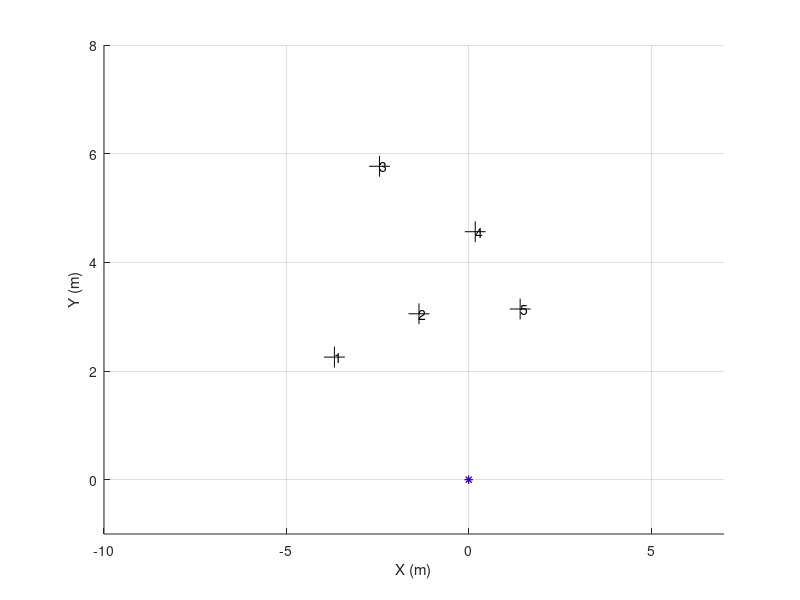

Here is the MATLAB script that generated this plot: (Note: this script raises an error after producing the figure.)
% Author: Po-Heng Chen , Z5014392
% 11/04/2018   Wednesday    Week9
% Program: Solution for AAS, S1.2018, Project03.Part3
% ======================== Main function ==================================
function MyProgram()
    clear ; clc() ; close all;
    load('Speed_dataC.mat') ; load('IMU_dataC.mat') ; load('Laser__2C.mat') ;
    
    % Storing value.......................................................
    N_imu = Vel.N;
    speed = Vel.speeds;
    times_imu = double(Vel.times)/10000;
    times_imu = times_imu - times_imu(1);
    
    N_laser = dataL.N;
    times_laser = double(dataL.times)/10000;
    times_laser = times_laser - times_laser(1);
    
    % Initilize plotting...................................................
    figure(8) ; clf() ; hold on ; grid on ; zoom on ;
    xlabel('X (m)') ; ylabel('Y (m)') ; axis([-10 7 -1 8]) ;
    
%     MyGUIHandle.handle0 = plot(0,0,'r.','MarkerSize',1);
    MyGUIHandle.handle1 = quiver3(0,0,0,0,'Color','r','LineWidth',3); % robot position
    MyGUIHandle.handle2 = plot(0,0,'r*','MarkerSize',6); % obstacle
    
%     MyGUIHandle.handle87 = plot(0,0,'b.','MarkerSize',1);
    MyGUIHandle.handle89 = quiver3(0,0,0,0,'Color','b','LineWidth',3); % robot position
    MyGUIHandle.handle88 = plot(0,0,'b*','MarkerSize',6); % obstacle
    
    
    MyGUIHandle.handle3 = plot(0,0,'k+','MarkerSize',15); % landmark
    
    MyGUIHandle.handle6 = title('');      % empty title (update synchronizly with pole update)
    MyGUIHandle.handle7 = text(0,0,'');
    MyGUIHandle.handle8 = text(0,0,'');
    MyGUIHandle.handle9 = text(0,0,'');
    MyGUIHandle.handle10 = text(0,0,'');
    MyGUIHandle.handle11 = text(0,0,'');

    
    % Manage yaw_rate bias.................................................
    ii = times_imu < 20 ;
    bias = mean(IMU.DATAf(6,ii)) ;
    yaw_rate = IMU.DATAf(6,:) - bias ;
%% ================================= EKF Initialise======================
    % Declare standard deviation of the error .............................
    %% process model noise
    % discrepency between real system and nominal model
    std_PM_X = 0.01;
    std_PM_Y = 0.01;
    std_PM_heading = 1*pi/180;
    %% input noise
    stdDevGyro = 1.5*pi/180 ;        
    stdDevSpeed = 0.05 ; 
    %% observation noise
    sdev_rangeMeasurement = 0.15 ; 
    sdev_BearingMeasurment = 1*pi/180;
%%
    % assume the initial model is perfectly known
    P = zeros(3,3) ;
    
    % the process model does not capture the real dynamic of the system,
    % hence, there is discrepency between nominal model and real system
    % assuming there is uncertainty in each iteration when we apply
    % process model that X and Y have 0.01 meter std and 1 degree
    Q_Process_Model = diag( [ (std_PM_X)^2 ,(std_PM_Y)^2 , (std_PM_heading)^2]) ; % Q_model 
%     Q_Process_Model = diag( [ (0.01)^2 ,(0.01)^2 , (1*pi/180)^2]) ; % Q_model 

    Q_Input = diag([ stdDevSpeed*stdDevSpeed , stdDevGyro*stdDevGyro]);
    
    Xe_History= zeros(3,N_imu-1) ; 
    Xe = [ 0; 0; pi/2 ] ;
    Xe_History(:,1) = Xe ;
%% ========================================================================
    Xdr_History = zeros(3,N_imu-1);
    Xdr = [0; 0; pi/2];
    Xdr_History(:,1) =  Xdr;
    
    d = 0.46;
    j = 1;             % Index of Laser Scan
    for i = 1:N_imu-1  % Index of Vehicel Pose
        Dt = times_imu(i+1)-times_imu(i);
        Xdr = PredictVehiclePose(Xdr, yaw_rate(i), speed(i) ,Dt); 
 %% Landmark 
        if j == 1
            landmark = ProcessFirstScan( dataL.Scans(:,j), MyGUIHandle, j, Xdr ); 
            [OOIs] = ProcessScan( dataL.Scans(:,j), MyGUIHandle, j, Xdr, landmark ,0);
        end
 %% Laser 
        if times_imu(i) > times_laser(j) && j < N_laser
            [OOIs] = ProcessScan( dataL.Scans(:,j), MyGUIHandle, j, Xdr, landmark, 1 );
                     ProcessScan( dataL.Scans(:,j), MyGUIHandle, j, Xe , landmark, 2 );
            j = j + 1 ; 
            pause(0.0001) ;
        end
 %% EKF 
        J = [ 1,  0,  -Dt*speed(i)*sin(Xe(3)) ; % Jacobian matrix of model
              0,  1,   Dt*speed(i)*cos(Xe(3)) ;    
              0,  0,      1                 ] ; 
       Jn = [ Dt*cos(Xe(3)), 0  ;               % Jacobian matrix of input
              Dt*sin(Xe(3)), 0  ;    
              0            , Dt ] ;         
        % ===== Prediction =====
        P = J*P*J' + Ju*Pu*Ju' + Dt^2*Q_Process_Model;
        Xe = PredictVehiclePose(Xe,yaw_rate(i),speed(i),Dt) ;   
        
        [MasuredRanges, MasuredBearings] = MeasurementsFromLocalFrame(OOIs);

        if OOIs.N > 0
            for u = 1:length(OOIs.ID)
                ID = OOIs.ID(u);
                % some auxiliary variables.
                eDX = landmark.Centers(1,ID) - Xe(1) - d*cos(Xe(3));      % (xu-x)
                eDY = landmark.Centers(2,ID) - Xe(2) - d*sin(Xe(3));      % (yu-y)
                eDD = sqrt( eDX^2 + eDY^2 ) ; %   so : sqrt( (xu-x)^2+(yu-y)^2 ) 
                ExpectedRange = eDD ; ExpectedBearing = (atan2(eDY,eDX)) - Xe(3) + pi/2 ;

                H = [  -eDX/eDD , -eDY/eDD      , 0 ;
                     eDY/(eDD^2), -eDX/(eDD^2)  ,-1 ] ;
                z = [ MasuredRanges(u) - ExpectedRange ; 
                    MasuredBearings(u) - ExpectedBearing ]; z(2) = wrapToPi(z(2));
                R = [ sdev_rangeMeasurement*sdev_rangeMeasurement,       0;
                          0,    sdev_BearingMeasurment*sdev_BearingMeasurment];
                % === Intermediate step ===
                S = R + H*P*H';
                iS = inv(S);
                K = P*H'*iS ;
                
                % ===== Observation =====
                Xe = Xe + K*z ;   % update the  expected value
                P = P - K*H*P ;   % update the  Covariance % i.e. "P = P-P*H'*iS*H*P"  )
            end
        end
        Xdr_History(:,i) = Xdr ;
        Xe_History(:,i) = Xe ;
 %% Plot
        PlotPose( Xdr_History, Xe_History,MyGUIHandle, i, N_imu ); % plot it synchornizly with scan will loop faster
    end
return
end

% =========================================================================
function [ranges,bearings] = MeasurementsFromLocalFrame(OOIs)
    ID = OOIs.ID;
    X = [0 0 pi/2];
    if OOIs.N > 0
        dx = OOIs.Centers(1,:) - X(1);
        dy = OOIs.Centers(2,:) - X(2);
        ranges = sqrt((dx.*dx + dy.*dy));
        bearings = atan2(dy,dx) - X(3) + pi/2 ;
%         IDs = [1 : GOOIs.N];
    else
        IDs=[];ranges=[];bearings=[];
    end;
return ;
end

% ======================== Process Laser ==================================
function landmark = ProcessFirstScan(scan,mh,j,Pose)
mask1FFF = uint16(2^13-1);
maskE000 = bitshift(uint16(7),13); % shift 0111 to left 13 bits

intensities = bitand(scan,maskE000);
ranges = single(bitand(scan,mask1FFF))*0.01; 

% Transfer Polar form to Cartesian form
angles = [0:360]'*0.5* pi/180 ;       
X = -cos(angles).*ranges;
Y = sin(angles).*ranges;

landmark = ExtractOOIs(ranges,intensities, X, Y);
L = 0.46;

    if landmark.N < 1,  return ; end;
    landmark_HR = find(landmark.Color~=0);
%   landmark.Centers(1,landmark_HR);
    landmark.Centers(2,landmark_HR) = landmark.Centers(2,landmark_HR) + L;
    set(mh.handle3,'xdata',landmark.Centers(1,landmark_HR) ,'ydata',landmark.Centers(2,landmark_HR) );
return; 
end

function [OOIs] = ProcessScan(scan,mh,j,Pose,landmark,v)
mask1FFF = uint16(2^13-1);
maskE000 = bitshift(uint16(7),13)  ; % shift 0111 to left 13 bits

intensities = bitand(scan,maskE000);
ranges    = single(bitand(scan,mask1FFF))*0.01; 

% Transfer Polar form to Cartesian form
angles = [0:360]'*0.5* pi/180 ;       
X = -cos(angles).*ranges;
Y = sin(angles).*ranges;  

OOIs = ExtractOOIs(ranges,intensities, X, Y) ;
 if OOIs.N > 0
    OOIs = PlotOOIs(mh,OOIs,intensities,j,Pose,v); % Obtain Global coordinate
    OOIs = PrintID(mh,OOIs,landmark); % Data association to obtain right OOIs
 else
    OOIs.ID = [];
 end
return;
end

function r = ExtractOOIs(ranges,intensities,X,Y)
    r.N = 0;
    r.Centers = [];
    r.Sizes   = []; % diameter
    r.Color = [];
    count = 0;

    for i = 1:length(ranges)-1
        if abs(ranges(i)-ranges(i+1)) > 0.05 
            x = mean(X((i-count):i));
            y = mean(Y((i-count):i));
            diameter = sqrt((X(i-count)-X(i))^2+(Y(i-count)-Y(i))^2);
            
            color = 0;
            if sum(intensities((i-count):i))~=0, color = 1; end
            
 %====== manage threshold in only 1 observation sanario ====           
            if r.N == 1
                threshold = 0.85;
            else
                threshold = 0.05;
            end
            
            if  diameter <= 0.2 && diameter >= 0.05 && color == 1
                if isempty(r.Centers)       %If value is empty
                    r.Centers(1,:) = x;
                    r.Centers(2,:) = y;
                    r.Color = color;
                    r.Sizes = diameter;
                else
                    r.Centers = [r.Centers(1,:),x;r.Centers(2,:),y];
                    r.Color = [r.Color,color];
                    r.Sizes = [r.Sizes,diameter];
                end
                r.N = r.N + 1;
            end
            count = 0;    
        else
            count = count + 1;
        end
    end
 return;
end

% Return OOIs as global frame
function OOIs = PlotOOIs(mh,OOIs,intensities,i,Pose,v) 
    if OOIs.N<1,  return ; end;
    OOIs_HR = find(OOIs.Color~=0);
    
    L = 0.46;
    xx = OOIs.Centers(1,OOIs_HR);
    yy = OOIs.Centers(2,OOIs_HR) + L;
    
    % Rotation
    heading = Pose(3);
    rotate = heading - pi/2 ; %disp(rotate);
    x = xx*cos(rotate)-yy*sin(rotate);
    y = xx*sin(rotate)+yy*cos(rotate);
    
    % Translation
    x = x + Pose(1);
    y = y + Pose(2);
    
    % return global coordinate
    OOIs.Centers(3:4,:) = [x;y];
    
    if v == 1, 
        set(mh.handle2,'xdata',x ,'ydata',y ); % OOIs (dr)
    elseif v == 2, 
        set(mh.handle88,'xdata',x ,'ydata',y ); % OOIs (ekf)
    else
        % landmark
    end
    
return;
end

function OOIs = PrintID(mh,OOIs,landmark)
    abc = [];
    tempCenter = [];
    for k = 1:OOIs.N % start with certain ooi(green plot)
        
        min = 0.4;
        index = 0;
        for h = 1:landmark.N % check the distance with each landmark respectively
            
            temp = pdist([landmark.Centers(:,h)'; OOIs.Centers(3:4,k)']);
            if temp < min 
               min = temp;
               index = h;
               if isempty(tempCenter)
                   tempCenter = OOIs.Centers(:,k);
               else
                   tempCenter = [tempCenter,OOIs.Centers(:,k)];
               end
            end
        end
        
        if index~=0, abc = real([abc,index]);end 
        
    end
    OOIs.Centers = tempCenter;
    if ~isempty(abc)
       if sum(ismember(abc,1))==1
           set(mh.handle7,'Position',[double(landmark.Centers(1,1)),double(landmark.Centers(2,1))],'String',1); 
       else 
           set(mh.handle7,'Position',[0,0],'String',0);
       end
       if sum(ismember(abc,2))==1
           set(mh.handle8,'Position',[double(landmark.Centers(1,2)),double(landmark.Centers(2,2))],'String',2); 
       else 
           set(mh.handle8,'Position',[0,0],'String',0);
       end
       if sum(ismember(abc,3))==1
           set(mh.handle9,'Position',[double(landmark.Centers(1,3)),double(landmark.Centers(2,3))],'String',3); 
       else 
           set(mh.handle9,'Position',[0,0],'String',0);
       end
       if sum(ismember(abc,4))==1
           set(mh.handle10,'Position',[double(landmark.Centers(1,4)),double(landmark.Centers(2,4))],'String',4); 
       else 
           set(mh.handle10,'Position',[0,0],'String',0);
       end
       if sum(ismember(abc,5))==1
           set(mh.handle11,'Position',[double(landmark.Centers(1,5)),double(landmark.Centers(2,5))],'String',5); 
       else 
           set(mh.handle11,'Position',[0,0],'String',0);
       end
    end
    OOIs.ID = abc;
    OOIs.N = length(abc);
return;
end
% ========================= Process Vehicle ===============================
function X = PredictVehiclePose(X0,yaw_rate,speed,dt)
    X = X0;
    dL = dt*speed ;
    X(3) = X0(3) + dt * (-yaw_rate); % yawA = -yawB
    X(1:2) = X0(1:2) + dL*[ cos(X0(3));sin(X0(3))] ;
return ;
end

function PlotPose(Xdr_History, Xe_History, mh, i, N_imu)
    L = 0.46;
    s = sprintf('(Dynamic plotting...)\nShowing scan #[%d]/[%d]\r',i,N_imu);
    set(mh.handle6,'string',s);
    
%     set(mh.handle0,'xdata',Xdr_History(1,:),'ydata',Xdr_History(2,:)); 
    set(mh.handle1,'xdata',Xdr_History(1,i),'ydata',Xdr_History(2,i),'udata',L * cos(Xdr_History(3,i)),'vdata',L * sin(Xdr_History(3,i)));

%     set(mh.handle87,'xdata',Xe_History(1,:),'ydata',Xe_History(2,:));  
    set(mh.handle89,'xdata',Xe_History(1,i),'ydata',Xe_History(2,i),'udata',L * cos(Xe_History(3,i)),'vdata',L * sin(Xe_History(3,i)));    
end
% =========================================================================
